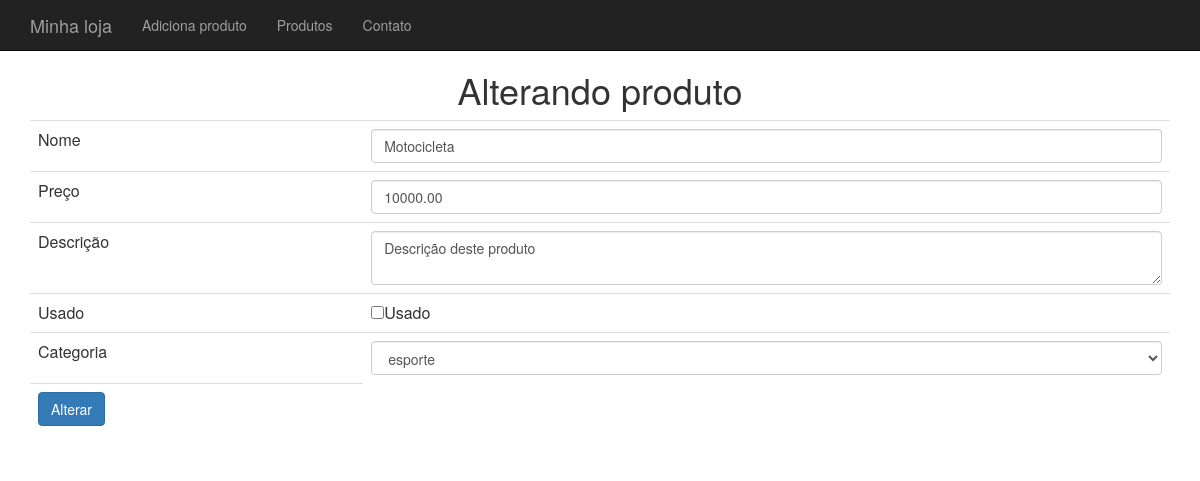
/produto-altera-formulario.php?id=2, run on the app's committed database.
### tables this page shows
CREATE TABLE IF NOT EXISTS `produtos` (
`id` int(11) NOT NULL,
  `nome` varchar(255) DEFAULT NULL,
  `preco` decimal(10,2) DEFAULT NULL,
  `descricao` text,
  `categoria_id` int(11) DEFAULT NULL,
  `usado` tinyint(1) DEFAULT '0'
);

### banco-produto.php (called while the page is built, shortened)
<?php
function buscaProduto($conexao, $id){
	$query = "select * from produtos where id = '{$id}'";
		$resultado = mysqli_query($conexao, $query);
		return mysqli_fetch_assoc($resultado);
}

### banco-categoria.php (called while the page is built, shortened)
<?php
function listaCategorias($conexao){
	$categorias = array();
	$resultado = mysqli_query($conexao,"select * from categorias");
	while($categoria = mysqli_fetch_assoc($resultado)){
		array_push($categorias, $categoria);
	}
	return $categorias;
}

### produto-formulario-base.php (the view)
<tr>
	<td>Nome </td>
	<td><input class="form-control" type="text" name="nome" value="<?= $produto['nome'] ?>"/></td>
</tr>
<tr>
	<td>Preço </td>
	<td><input class="form-control" type="number" name="preco" value="<?= $produto['preco'] ?>"/></td>
</tr>
<tr>
	<td>Descrição </td>
	<td><textarea class="form-control" name="descricao"><?= $produto['descricao'] ?></textarea></td>
</tr>
<tr>
	<td>Usado</td>
	<td><input type="checkbox" name="usado" <?= $usado ?>>Usado</input></td>
</tr>
<tr>
	<td>Categoria</td>
	<td>
		<select name="categoria_id" class="form-control">
			<?php foreach($categorias as $categoria) :
				$essaEhACategoria = $produto['categoria_id'] == $categoria['id'];
				$selecao = $essaEhACategoria ? "selected='selected'": "";
			?>
				<option value="<?= $categoria['id'] ?>"<?= $selecao ?>>
					<?=$categoria['nome']?>
				</option>
			<?php endforeach ?>
		</select>
	</td>
</tr>

### css/loja.css (style rules this page uses)
body { padding-top: 50px; }

### data on the page
produtos: nome "Motocicleta", preco "10000.00", descricao "Descrição deste produto"

### other printed values
form field categoria_id "esporte"
